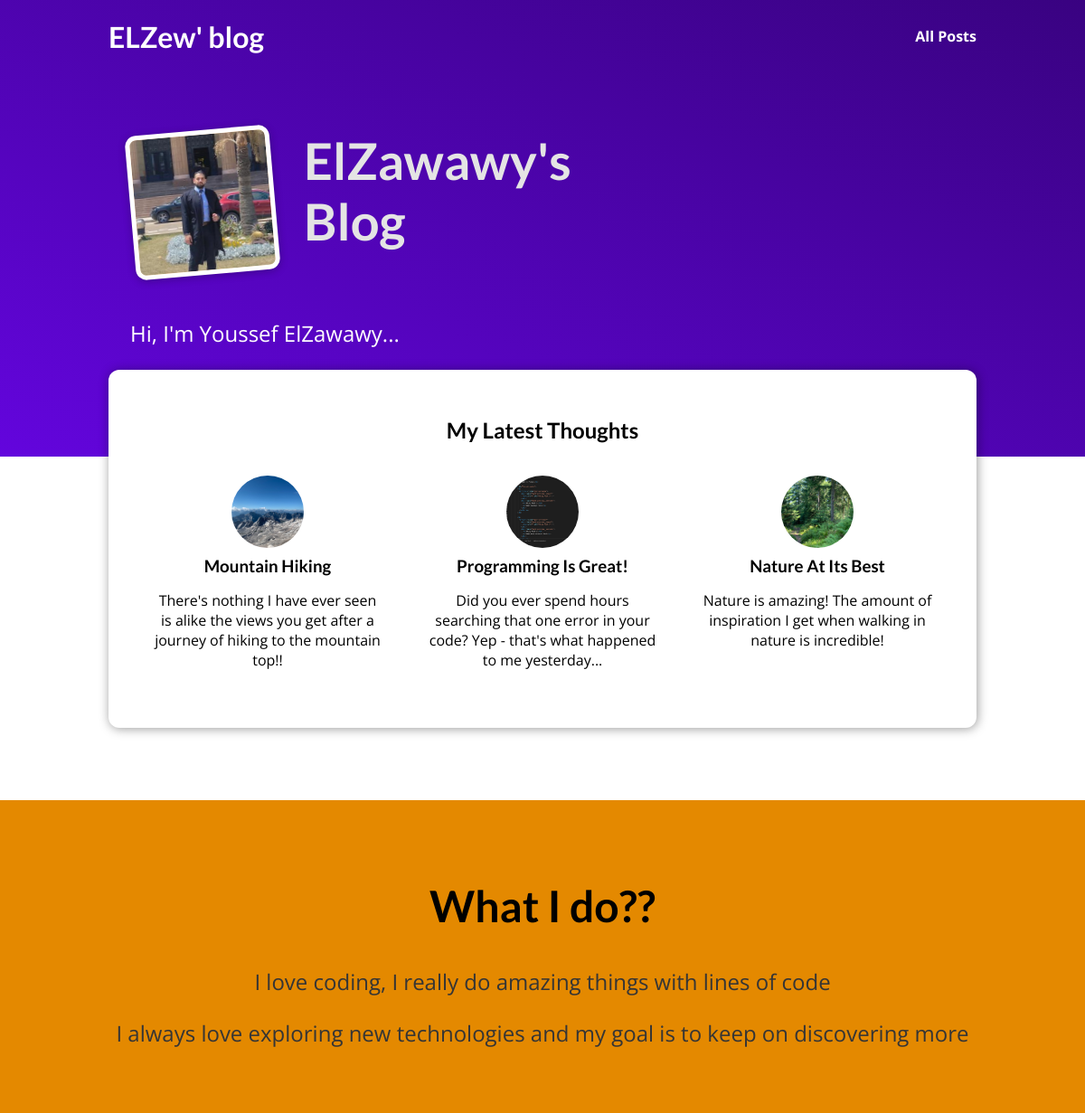
The page / on the database its author committed.
### blog/models.py (models this page shows, shortened)
class Post(models.Model):
    title = models.CharField(max_length=150)
    excerpt = models.CharField(max_length=200)
    image = models.ImageField(upload_to='posts', null=True)
    date = models.DateTimeField(auto_now=True)
    slug = models.SlugField(default="", null=False, db_index=True)
    content = models.TextField(validators=[MinLengthValidator(25)])
    author = models.ForeignKey(Author, on_delete=models.SET_NULL, related_name='posts', null=True)
    tags = models.ManyToManyField(Tag)

### blog/views.py (the view)
# urls.py: path('', views.IndexView.as_view(), name='index'),
class IndexView(ListView):
    model = Post
    template_name = 'blog/index.html'
    context_object_name = 'posts'
    ordering = ['-date']
    def get_queryset(self):
        data = super().get_queryset()[:3]
        return data

### blog/templates/blog/index.html (shortened to what this page needs)
{% extends "base.html" %}
{% load static %}
{% block css_files %}
    <link rel="stylesheet" href="{% static "blog/post.css" %}">
    <link rel="stylesheet" href="{% static "blog/index.css" %}">
{% endblock %}
{% block body %}
    <section id="welcome">
        <header>
            <img src="{% static "blog/images/ElZew-pic.jpg" %}" alt="ElZew-The Author Of This Blog">
            <h2>ElZawawy's Blog</h2>
        </header>
        <p>Hi, I'm Youssef ElZawawy...</p>
    </section>
    <section id="latest-posts">
        <h2>My Latest Thoughts</h2>
        <ul>{% for post in posts %}
            {% include "blog/includes/post.html" %}
        {% endfor %}
        </ul>
    </section>
    <section id="about">
        <h2>What I do??</h2>
        <p>I love coding, I really do amazing things with lines of code</p>
        <p>I always love exploring new technologies and my goal is to keep on discovering more</p>
    </section>
{% endblock %}

### blog/templates/blog/includes/post.html
<li>
    <article class="post">
        <a href="{% url "selected_post" post.slug %}">
            <img src="{{ post.image.url }}" alt="{{ post.title }}">
            <div class="post__content">
                <h3>{{ post.title }}</h3>
                <p>
                    {{ post.excerpt }}
                </p>
            </div>
        </a>
    </article>
</li>

### static/app.css (style rules this page uses)
* { box-sizing: border-box; }
html { font-family: 'Open Sans', 'Lato', sans-serif; }
body { margin: 0; }
h1, h2, h3 { font-family: 'Lato', sans-serif; font-weight: bold; }

### blog/static/blog/post.css (style rules this page uses)
.post { display: flex; flex-direction: column; align-items: center; text-align: center; }
.post a { text-decoration: none; color: black; transition: all 0.2s ease; padding: 1rem; }
.post img { width: 5rem; height: 5rem; object-fit: cover; border-radius: 50%; }
.post h3 { margin: 0.25rem 0; }

### blog/static/blog/index.css (style rules this page uses)
#welcome { background: linear-gradient(to right top, #6305dd, #390281); padding: 6rem 12%; }
#welcome header { display: flex; align-items: flex-start; margin: 3rem auto; }
#welcome img { width: 10rem; height: 10rem; object-fit: cover; object-position: top; border: 5px solid white; border-radius: 12px; background-color: #ffe1bf; transform: rotateZ(-5deg); box-shadow: 0 2px 8px rgba(0, 0, 0, 0.25); }
#welcome h2 { font-size: 3.5rem; margin: 0 0 0 2rem; color: #e4e4e4; width: 10rem; }
#welcome p { color: white; font-size: 1.5rem; }
#latest-posts { background-color: white; padding: 2rem; border-radius: 12px; width: 60rem; margin: -6rem auto 2rem auto; box-shadow: 1px 1px 12px rgba(0, 0, 0, 0.4); }
#latest-posts h2 { text-align: center; }
#latest-posts ul { list-style: none; margin: 0; padding: 0; display: flex; gap: 1rem; }
#latest-posts li { flex: 1; }
#about { text-align: center; padding: 3rem; background-color: #e48900; margin-top: 5rem; }
#about h2 { font-size: 3rem; }
#about p { font-size: 1.5rem; color: #353535; }

### rows shown on the page
Post: image (picture), title "Mountain Hiking", excerpt "There's nothing I have ever seen is alike the views you get after a journey of hiking to the mountain top!!"
Post: image (picture), title "Programming Is Great!", excerpt "Did you ever spend hours searching that one error in your code? Yep - that's what happened to me yesterday..."
Post: image (picture), title "Nature At Its Best", excerpt "Nature is amazing! The amount of inspiration I get when walking in nature is incredible!"
